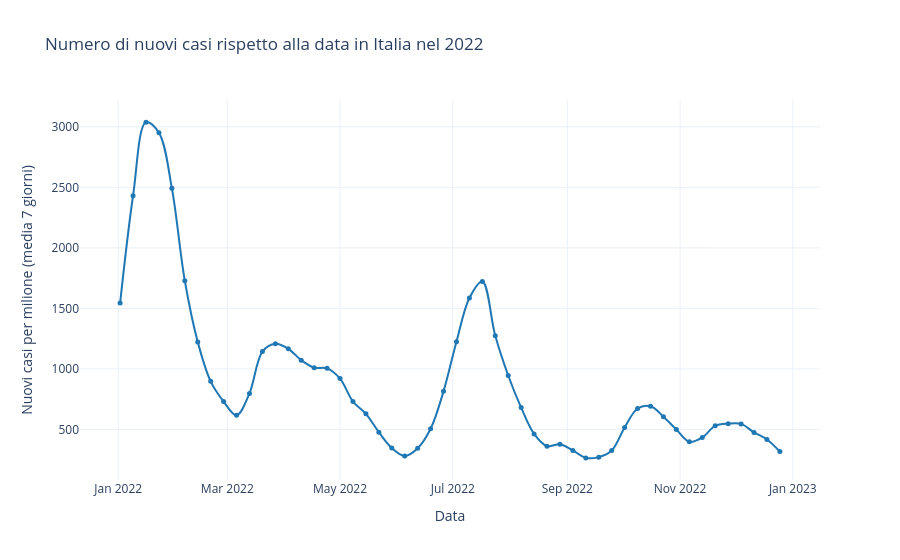

Write notebook code for a chart like this one.
### Markdown cell above
### Il grafico mostra l’andamento cumulativo dei casi totali di COVID‑19 in Italia nel 2022, evidenziando una crescita rapida nei primi mesi e più graduale nella seconda parte dell’anno.
---
# 3) Selezionare i dati relativi all'Italia nel 2022 
##  quindi mostrare con dei grafici adeguati:
### b) Il numero di nuovi casi rispetto alla data

### Code cell
# Grafico dei nuovi casi COVID in Italia nel 2022

fig_ita_2022_nuovi = px.line(
    italia_2022_pulito,
    x="date",                 # Asse X → andamento temporale giorno per giorno
    y="new_cases_smoothed_per_million",            # Asse Y nuovi casi registrati settimanalmente
    title="Numero di nuovi casi rispetto alla data in Italia nel 2022",  # Titolo del grafico
    markers=True,             # Mostra i punti reali della serie 
    line_shape="spline",      # Rende la linea più morbida e continua
    color_discrete_sequence=["#1f77b4"]  # Imposta un colore pulito
)

# Parametri del Layout 

fig_ita_2022_nuovi.update_layout(
    template="plotly_white",  # Tema chiaro e minimale
    xaxis_title="Data",       # Etichetta asse X
    yaxis_title="Nuovi casi per milione (media 7 giorni)", # Etichetta asse Y
    hovermode="x unified"     # Tooltip unico per ogni data 
)

# Parametri della linea 

fig_ita_2022_nuovi.update_traces(
    line=dict(width=2),       # Spessore della linea
    marker=dict(size=5)       # Dimensione dei marker
)

fig_ita_2022_nuovi.show()     # visualizzo il grafico

### Figure 1 — Plotly figure (JSON) as saved in the notebook; plotly's stock layout.template omitted (floating-point values rounded to 4 significant figures)
{"data": [{"hovertemplate": "date=%{x}<br>new_cases_smoothed_per_million=%{y}<extra></extra>", "legendgroup": "", "line": {"color": "#1f77b4", "dash": "solid", "shape": "spline", "width": 2}, "marker": {"size": 5, "symbol": "circle"}, "mode": "lines+markers", "name": "", "orientation": "v", "showlegend": false, "type": "scatter", "x": ["2022-01-02T00:00:00.000000000", "2022-01-09T00:00:00.000000000", "2022-01-16T00:00:00.000000000", "2022-01-23T00:00:00.000000000", "2022-01-30T00:00:00.000000000", "2022-02-06T00:00:00.000000000", "2022-02-13T00:00:00.000000000", "2022-02-20T00:00:00.000000000", "2022-02-27T00:00:00.000000000", "2022-03-06T00:00:00.000000000", "2022-03-13T00:00:00.000000000", "2022-03-20T00:00:00.000000000", "2022-03-27T00:00:00.000000000", "2022-04-03T00:00:00.000000000", "2022-04-10T00:00:00.000000000", "2022-04-17T00:00:00.000000000", "2022-04-24T00:00:00.000000000", "2022-05-01T00:00:00.000000000", "2022-05-08T00:00:00.000000000", "2022-05-15T00:00:00.000000000", "2022-05-22T00:00:00.000000000", "2022-05-29T00:00:00.000000000", "2022-06-05T00:00:00.000000000", "2022-06-12T00:00:00.000000000", "2022-06-19T00:00:00.000000000", "2022-06-26T00:00:00.000000000", "2022-07-03T00:00:00.000000000", "2022-07-10T00:00:00.000000000", "2022-07-17T00:00:00.000000000", "2022-07-24T00:00:00.000000000", "2022-07-31T00:00:00.000000000", "2022-08-07T00:00:00.000000000", "2022-08-14T00:00:00.000000000", "2022-08-21T00:00:00.000000000", "2022-08-28T00:00:00.000000000", "2022-09-04T00:00:00.000000000", "2022-09-11T00:00:00.000000000", "2022-09-18T00:00:00.000000000", "2022-09-25T00:00:00.000000000", "2022-10-02T00:00:00.000000000", "2022-10-09T00:00:00.000000000", "2022-10-16T00:00:00.000000000", "2022-10-23T00:00:00.000000000", "2022-10-30T00:00:00.000000000", "2022-11-06T00:00:00.000000000", "2022-11-13T00:00:00.000000000", "2022-11-20T00:00:00.000000000", "2022-11-27T00:00:00.000000000", "2022-12-04T00:00:00.000000000", "2022-12-11T00:00:00.000000000", "2022-12-18T00:00:00.000000000", "2022-12-25T00:00:00.000000000"], "xaxis": "x", "y": [1545.0, 2430.0, 3039.0, 2951.0, 2492.0, 1729.0, 1223.0, 897.2, 730.6, 617.1, 797.7, 1143.0, 1208.0, 1166.0, 1072.0, 1010.0, 1005.0, 920.1, 729.8, 628.7, 477.1, 346.2, 279.7, 344.1, 505.2, 814.7, 1225.0, 1586.0, 1723.0, 1273.0, 945.5, 680.5, 463.2, 361.6, 378.3, 326.4, 265.1, 271.3, 325.6, 516.5, 673.2, 691.2, 605.7, 499.6, 397.7, 434.1, 529.6, 547.4, 545.8, 475.5, 417.4, 317.3], "yaxis": "y"}], "layout": {"hovermode": "x unified", "legend": {"tracegroupgap": 0}, "title": {"text": "Numero di nuovi casi rispetto alla data in Italia nel 2022"}, "xaxis": {"anchor": "y", "domain": [0, 1], "title": {"text": "Data"}}, "yaxis": {"anchor": "x", "domain": [0, 1], "title": {"text": "Nuovi casi per milione (media 7 giorni)"}}}}
